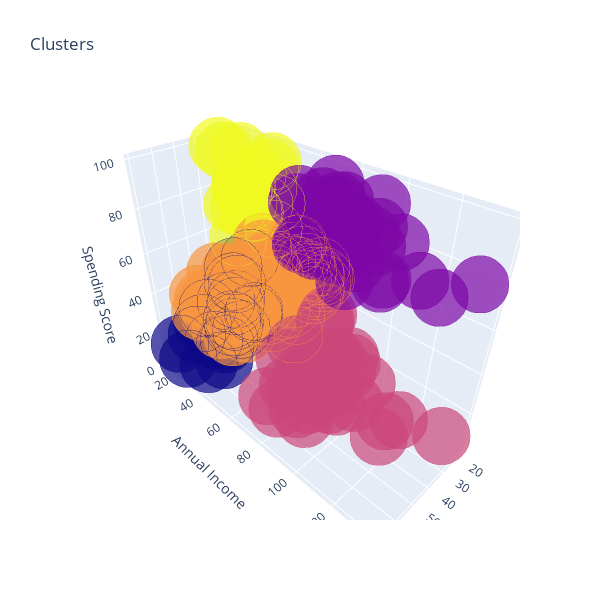

Here is the notebook cell this chart was saved with:
### Code cell
dataframe['label3'] = labels3
trace1 = go.Scatter3d(
    x = dataframe['Age'],
    y = dataframe['Annual Income (k$)'],
    z = dataframe['Spending Score (1-100)'],
    mode='markers',
    marker=dict(
        color=dataframe['label3'],
        size=20,
        line=dict(
            color=dataframe['label3'],
            width=12
        ),
        opacity=0.70
    )
)
data = [trace1]
layout = go.Layout(
    title='Clusters',
    scene=dict(
        xaxis=dict(title='Age'),
        zaxis=dict(title='Spending Score'),
        yaxis=dict(title='Annual Income')
    ),
    height=600,
    width=600
)
fig = go.Figure(data=data, layout=layout)
fig.show()

### Figure 1 — Plotly figure (JSON) as saved in the notebook; plotly's stock layout.template omitted (floating-point values rounded to 4 significant figures; data arrays with more than 128 entries replaced by an {"elided": "..."} marker saying what was removed)
{"data": [{"marker": {"color": {"elided": "200 int values"}, "line": {"color": {"elided": "200 int values"}, "width": 12}, "opacity": 0.7, "size": 20}, "mode": "markers", "type": "scatter3d", "x": {"elided": "200 int values"}, "y": {"elided": "200 int values"}, "z": {"elided": "200 int values"}}], "layout": {"height": 600, "scene": {"xaxis": {"title": {"text": "Age"}}, "yaxis": {"title": {"text": "Annual Income"}}, "zaxis": {"title": {"text": "Spending Score"}}}, "title": {"text": "Clusters"}, "width": 600}}
